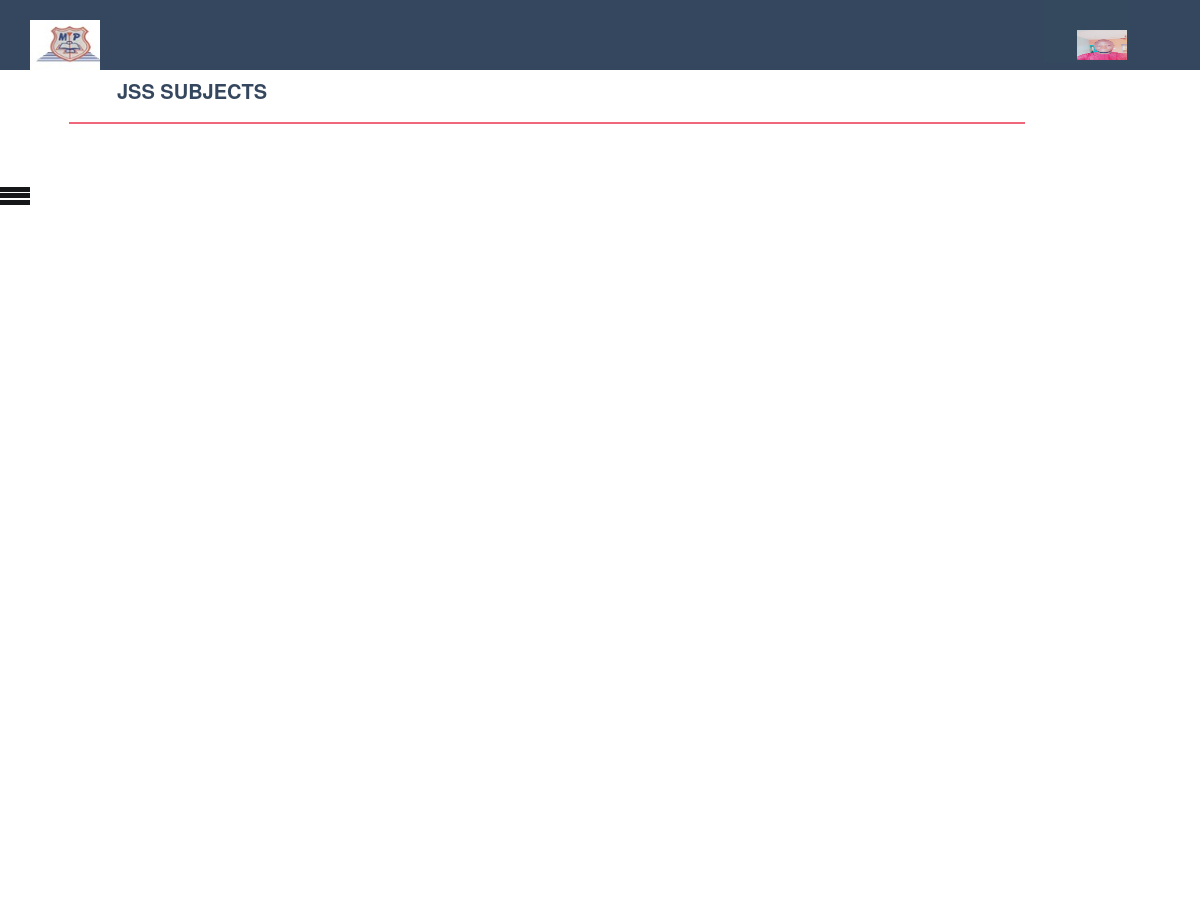
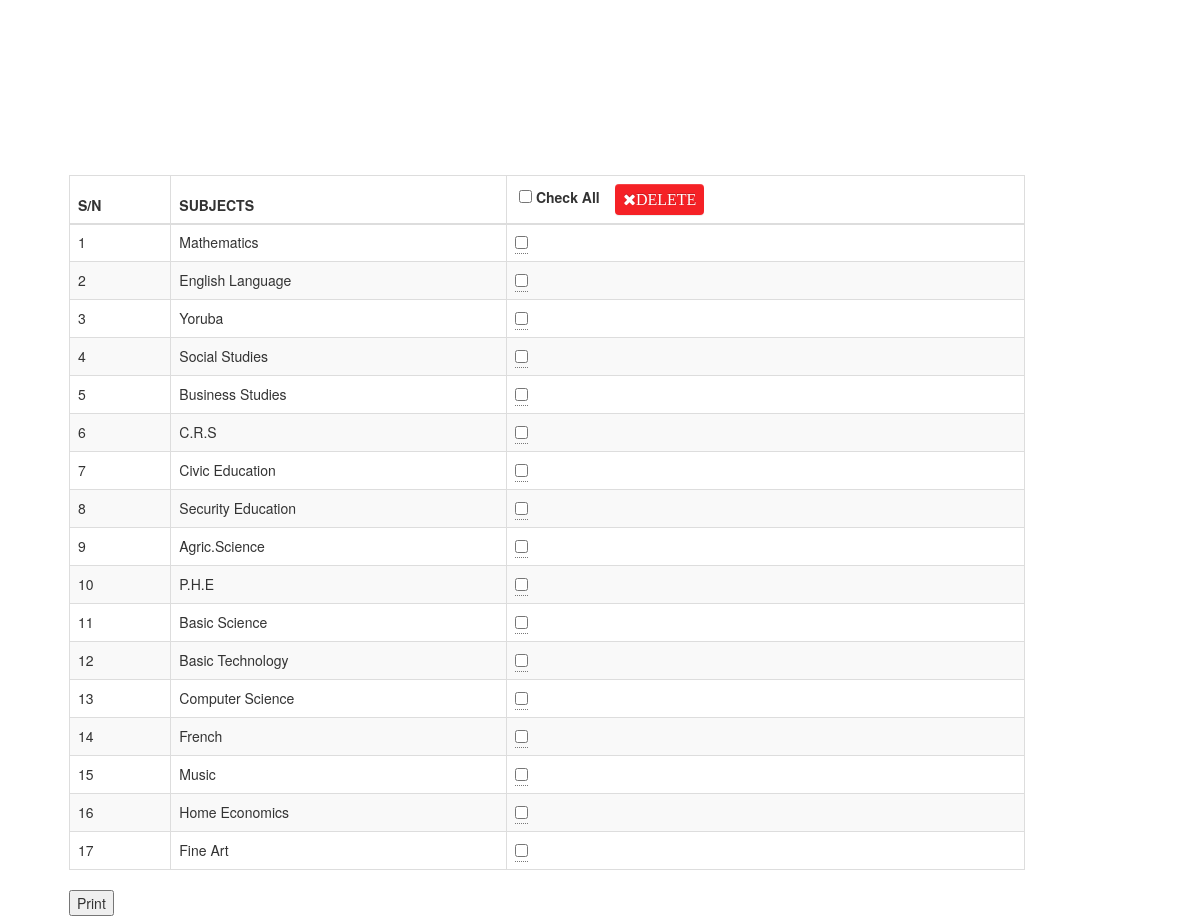
The page /admin/view_JSS_subj.php (signed in) on the database its author committed (2 pictures, top to bottom).
### tables this page shows
CREATE TABLE `headersetting` (
  `id` int(11) NOT NULL,
  `schname` varchar(255) NOT NULL,
  `schaddress` varchar(255) NOT NULL,
  `phone` varchar(255) NOT NULL,
  `email` varchar(255) NOT NULL,
  `website` varchar(255) NOT NULL,
  `logo` varchar(255) NOT NULL
);

CREATE TABLE `jss_subjs` (
  `id` int(11) NOT NULL,
  `name` varchar(255) NOT NULL
);

### admin/view_JSS_subj.php (the view, shortened to what this page needs)
<?php include("includes/bkheader.php"); ?>
<?php include("includes/functions.php"); ?>
<?php include("includes/adminHead.php"); ?>
 <?php include("includes/adminMenu.php"); ?>
   <h4 class="page-head-line">JSS  Subjects</h4>
   <?php
   $sql = mysqli_query ($connection,"SELECT * FROM jss_subjs ");
    if(mysqli_num_rows($sql)==0){
      echo "nothing found" ;
    } else{
       echo ' <div class="table-responsive">
         <form method="post" action="jss_subj_delOP.php">
      <table  border="2px" class="table table-bordered table-striped">
                                    <thead>
                                        <tr>
                                            <th>S/N</th>
                                              <th>SUBJECTS</th>
                                                  <th>  <div style=" float:left;">
           &nbsp;<input type="checkbox" id="selectall"/> Check All   &nbsp;&nbsp;
          <abbr title="Remove subjects!">  <button  class="btn btn-danger" name="delete" type="submit" id="delete" value="Delete" onClick="return show_confirm22();" style="background:#F52126; color:#fff; border:none; font-size:16px; padding:4px 8px;">
                <i class="fa fa-remove ">DELETE</i></button>  </abbr>
         </div>
         <div style="clear:both;"></div>
    </div> </th>
                                               <div style="margin-top:20px;">
                                        </tr>
                                    </thead>
                                    <tbody>  ';
              ?>
              <tr>
    <?php
    $sn=0;
    while ($row = mysqli_fetch_array($sql)) {
        $sn =$sn + 1;
        ?>
                                    <tr>
                                            <td><?php echo $sn;?></td>
                                              <td><?php  echo $coursecode=htmlentities($row['name']);?></td>
                                <td> <abbr title="Remove subjects!">     <input type="checkbox" name="delid[]" class="case" value="<?php echo $row['id']; ?>" /></abbr> </td>
                                    </tr>
    <?php } $sn++;?>
<?php
}
?>
    </tbody>
           <input type="button" value="Print" onclick="javascript:printDiv('print')" />
                </div>
          </div>
 <?php require("includes/footer.php"); ?>

### admin/includes/adminHead.php (shortened to what this page needs)
<div class="userheader">
<a href="index.php"><?php
    $select_profile="SELECT * FROM headersetting";
    $headerdisplay=mysqli_query($connection,$select_profile);
    while($data=mysqli_fetch_array($headerdisplay)){
    $logo=$data['logo'];
   echo "<img src='$logo' alt=\"My profile picture\" width='70px' height='70px'>";
 }
?> </a>
 <div class="dropdown">
  <button class="dropbtn">
  <?php
    $username=$_SESSION['username'];
    $select_profile="SELECT * FROM admin WHERE username='$username'";
    $result=mysqli_query($connection,$select_profile);
    while($data=mysqli_fetch_array($result)){
    $picture=$data['picture'];
    echo "<br/>";
  echo "<img src='$picture' alt=\"My profile picture\" width='70' height='70' >";
 }
?>
  </button>
</div>
</div>

### admin/includes/bkheader.php (style rules this page uses)
* { box-sizing: border-box; }
html, body { padding: 0px; margin: 0px; height: 100%; }
.page-head-line { font-weight: 900; padding-bottom: 20px; border-bottom: 2px solid #F0677C; text-transform: uppercase; color: #35475e; font-size: 20px; margin-bottom: 40px; }
.userheader { background-color: #35475e; height: 100px; width: 100%; position: relative; bottom: 0; z-index: 10; }
.userheader .dropbtn { background-color: #34495e; color: white; padding: 3px; font-size: 16px; border: none; }
.userheader .dropdown { position: relative; display: inline-block; float: right; padding-top: -23px; margin-right: 70px; }
.userheader img { float: left; margin-left: 50px; padding-top: 30px; }
.userheader .dropdown img { position: relative; padding-top : -5px; }
abbr { border-bottom: 1px dotted #666; cursor: help; }
.userheader { background-color: #35475e; height: 70px; width: 100%; position: relative; bottom: 0; }
.userheader .dropbtn { color: white; padding: 3px; font-size: 12px; border: none; }
.userheader .dropdown { position: relative; display: inline-block; float: right; margin-top: -10px; }
.userheader img { float: left; margin-left: 30px; padding-top: 20px; }
.userheader .dropdown img { width: 50px; height: 50px; position: relative; padding-top : -5px; }

### rows shown on the page
headersetting: logo (picture)
jss_subjs: name "Mathematics"
jss_subjs: name "English Language"
jss_subjs: name "Yoruba"
jss_subjs: name "Social Studies"
jss_subjs: name "Business Studies"
jss_subjs: name "C.R.S"
jss_subjs: name "Civic Education"
jss_subjs: name "Security Education"
jss_subjs: name "Agric.Science"
jss_subjs: name "P.H.E"
jss_subjs: name "Basic Science"
jss_subjs: name "Basic Technology"
jss_subjs: name "Computer Science"
jss_subjs: name "French"
jss_subjs: name "Music"
jss_subjs: name "Home Economics"
jss_subjs: name "Fine Art"
